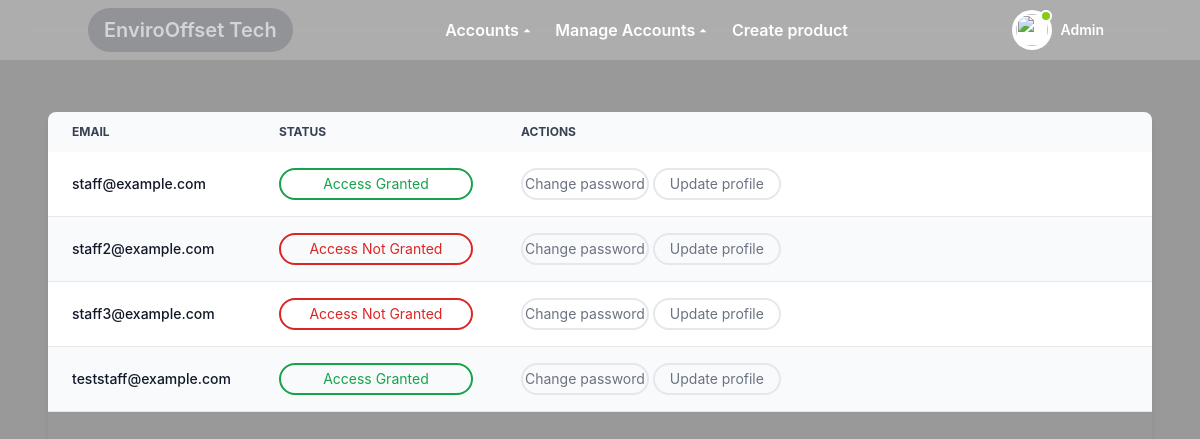
The page /admin/allStaff (signed in) on the database its author committed.
### main.py (models this page shows)
class Staff(db.Model):
    id = db.Column(db.Integer, primary_key=True)
    fname = db.Column(db.String(255), nullable=False)
    lname = db.Column(db.String(255), nullable=False)
    email = db.Column(db.String(255), nullable=False, unique=True)
    password = db.Column(db.String(255), nullable=False)
    is_verified = db.Column(db.Integer, default=0, nullable=False)
    def __repr__(self):
        return f'Staff("{self.fname}","{self.lname}","{self.email}","{self.id}","{self.is_verified}")'

### main.py (the view)
@app.route("/admin/allStaff")
def admin_allStaff():
    if not session.get('admin_id'):
        return redirect('/')
    staffs = Staff().query.all()
    print(staffs)
    return render_template('admin/allStaff.html',staffs=staffs)

### templates/admin/allStaff.html (shortened to what this page needs)
<!DOCTYPE html>
<html lang="en">
<head>
  <link href="https://fonts.bunny.net/css?family=figtree:400,500,600&display=swap" rel="stylesheet" />
  <link href="https://unpkg.com/boxicons@2.1.4/css/boxicons.min.css" rel="stylesheet" />
  <link href="https://cdn.jsdelivr.net/npm/remixicon@3.5.0/fonts/remixicon.css" rel="stylesheet" />
  <link rel="stylesheet" href="{{ url_for('static', filename='styles/layout.css') }}" />
  <script src="https://cdn.tailwindcss.com"></script>
</head>
<body class="text-gray-800 font-inter bg-cover bg-fixed bg-center" style="background-image: linear-gradient(rgba(0, 0, 0, 0.4), rgba(0, 0, 0, 0.4)), url('{{ url_for('static', filename='images/SolarPanels.jpg') }}')">
  {% include 'admin/navbar.html' %}
  <main class="md:mt-16 min-h-screen transition-all main">
    <div class="p-6">
      <div class="p-6">
        <div class="flex-auto relative overflow-x-auto shadow-md sm:rounded-lg h-screen">
          <table class="w-full text-sm text-left rtl:text-right text-gray-500 dark:text-gray-400">
            <thead class="text-xs text-gray-700 uppercase bg-gray-50 dark:bg-gray-700 dark:text-gray-400">
              <tr>
                <th scope="col" class="px-6 py-3">Email</th>
                <th scope="col" class="px-6 py-3">Status</th>
                <th scope="col" class="px-6 py-3">Actions</th>
              </tr>
            </thead>
            <tbody>
              {% for staff in staffs %}
              <tr
                class="odd:bg-white odd:dark:bg-gray-900 even:bg-gray-50 even:dark:bg-gray-800 border-b dark:border-gray-700">
                <td scope="row" class="px-6 py-4 font-medium text-gray-900 whitespace-nowrap dark:text-white">
                  {{staff.email}}
                </td>
                <td class="px-6 py-4 w-1/4">
                  {% if staff.is_verified == True %}
                  <a href="/admin/disapprove-user/{{staff.id}}" class="custom-anchor">
                    <button
                      class="w-full custom-button font-normal h-8 border-2 border-green-600 text-green-600 rounded-2xl hover:bg-red-600 hover:border-red-600 hover:text-white hover:text- dark:text-blue-500"
                      style="min-width: 100px;">
                      <span>Access Granted</span>
                    </button>
                  </a>
                  {% else %}
                  <a href="/admin/approve-user/{{staff.id}}" class="custom-anchor1">
                    <button
                      class="w-full custom-button1 font-normal h-8 border-2 border-red-600 text-red-600 rounded-2xl hover:bg-green-600 hover:border-green-600 hover:text-white dark:text-blue-500"
                      style="min-width: 100px;">
                      <span>Access Not Granted</span>
                    </button>
                  </a>
                  {% endif %}
                </td>
                <td class="px-6 py-4 w-3/4">
                  <a href="/admin/changeStaffPwd/{{staff.id}}">
                    <button class="btn font-normal h-8 border-gray-200 border-2 rounded-2xl w-32">Change
                      password</button>
                  </a>
                  <a href="/admin/changeStaffProfile/{{staff.id}}">
                    <button class="btn btn font-normal h-8 border-gray-200 border-2 rounded-2xl w-32">Update
                      profile</button>
                  </a>
                </td>
              </tr>
              {% endfor %}
            </tbody>
          </table>
        </div>
      </div>
  </main>
</body>
</html>

### static/styles/layout.css (style rules this page uses)
html { line-height: 1.5; -webkit-text-size-adjust: 100%; -moz-tab-size: 4; -o-tab-size: 4; tab-size: 4; font-family: ui-sans-serif, system-ui, -apple-system, BlinkMacSystemFont, "Segoe UI", Roboto, "Helvetica Neue", Arial, "Noto Sans", sans-serif, "Apple Color Emoji", "Segoe UI Emoji", "Segoe UI Symbol", "Noto Color Emoji"; font-feature-settings: normal; font-variation-settings: normal; }
body { margin: 0; line-height: inherit; }
a { color: inherit; text-decoration: inherit; }
table { text-indent: 0; border-color: inherit; border-collapse: collapse; }
button, input, optgroup, select, textarea { font-family: inherit; font-feature-settings: inherit; font-variation-settings: inherit; font-size: 100%; font-weight: inherit; line-height: inherit; color: inherit; margin: 0; padding: 0; }
button, select { text-transform: none; }
button, [type='button'], [type='reset'], [type='submit'] { -webkit-appearance: button; background-color: transparent; background-image: none; }
button, [role="button"] { cursor: pointer; }
.relative { position: relative; }
.h-8 { height: 2rem; }
.min-h-screen { min-height: 100vh; }
.w-full { width: 100%; }
.overflow-x-auto { overflow-x: auto; }
.border-b { border-bottom-width: 1px; }
.border-gray-200 { --tw-border-opacity: 1; border-color: rgb(229 231 235 / var(--tw-border-opacity)); }
.bg-gray-50 { --tw-bg-opacity: 1; background-color: rgb(249 250 251 / var(--tw-bg-opacity)); }
.p-6 { padding: 1.5rem; }
.px-6 { padding-left: 1.5rem; padding-right: 1.5rem; }
.text-left { text-align: left; }
.font-inter { font-family: 'Inter', sans-serif; }
.text-sm { font-size: 0.875rem; line-height: 1.25rem; }
.font-medium { font-weight: 500; }
.font-normal { font-weight: 400; }
.uppercase { text-transform: uppercase; }
.text-gray-800 { --tw-text-opacity: 1; color: rgb(31 41 55 / var(--tw-text-opacity)); }
.shadow-md { --tw-shadow: 0 4px 6px -1px rgb(0 0 0 / 0.1), 0 2px 4px -2px rgb(0 0 0 / 0.1); --tw-shadow-colored: 0 4px 6px -1px var(--tw-shadow-color), 0 2px 4px -2px var(--tw-shadow-color); box-shadow: var(--tw-ring-offset-shadow, 0 0 #0000), var(--tw-ring-shadow, 0 0 #0000), var(--tw-shadow); }
.transition-all { transition-property: all; transition-timing-function: cubic-bezier(0.4, 0, 0.2, 1); transition-duration: 150ms; }

### rows shown on the page
Staff: email "staff@example.com"
Staff: email "staff2@example.com"
Staff: email "staff3@example.com"
Staff: email "teststaff@example.com"
